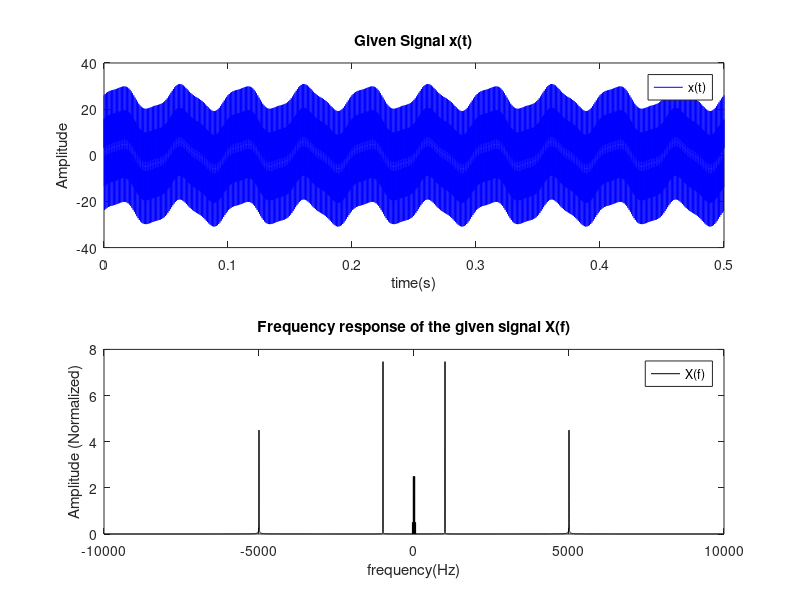
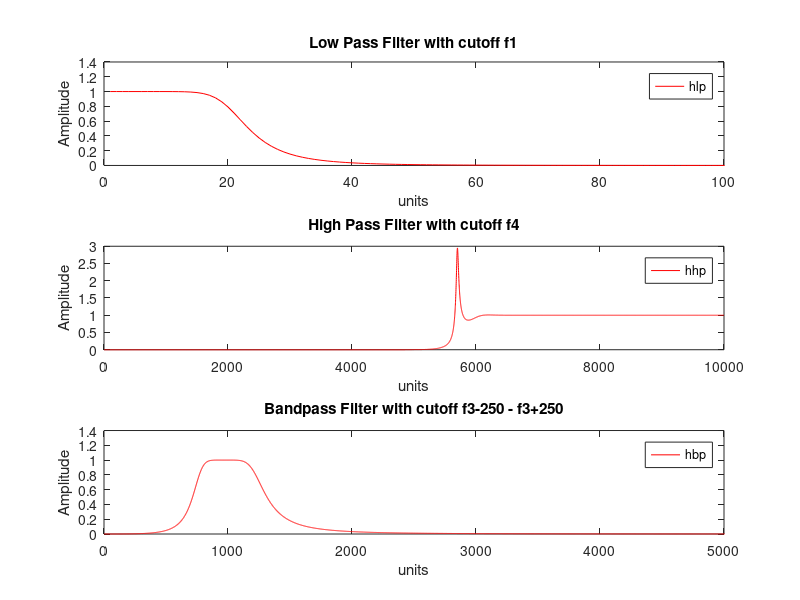
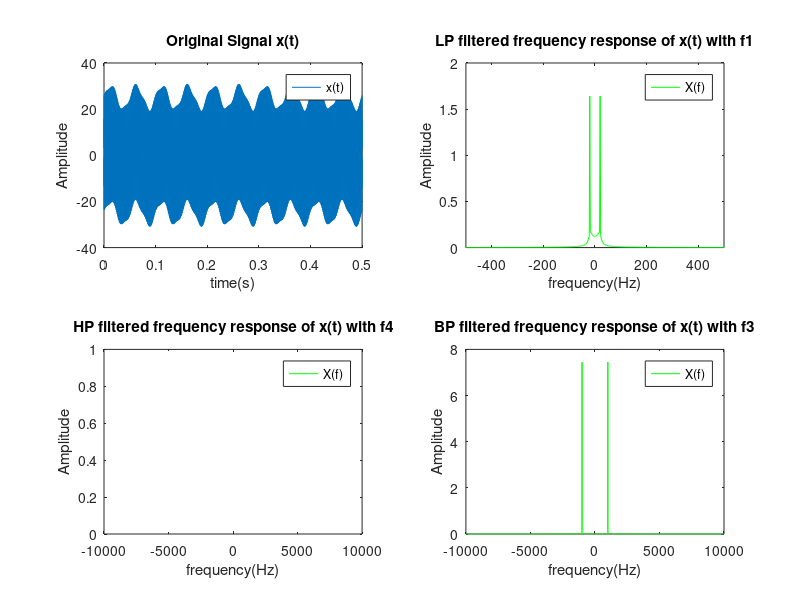

Write MATLAB code to recreate these figures, in order.
clear all;
close all;
clc;

f1 = 20;
f2 = 50;
f3 = 1000;
f4 = 5000;

Fs = 20000;
Ts = 1/Fs;

t = 0:Ts:0.5;

pv = 2*pi.*t;

xt = 5*sin(f1.*pv) + cos(f2.*pv) + 15*cos(f3.*pv) + 10*cos(f4.*pv);

N = length(t);

XF = fft(xt,N);
XF = fftshift(XF);
XF = abs(XF)/N;

W = linspace(-Fs/2,Fs/2,N);

figure(1)

subplot(211)
plot(t,xt,'b');
title('Given Signal x(t)')
xlabel('time(s)')
ylabel('Amplitude')
legend('x(t)')

subplot(212)
plot(W,XF,'Color','black');
title('Frequency response of the given signal X(f)')
xlabel('frequency(Hz)')
ylabel('Amplitude (Normalized)')
legend('X(f)')


no1 = 5;
wc1 = f1/(Fs/2);
[b1 , a1] = butter(no1,wc1,'low');
h1 = freqz(b1,a1,Fs/2);

no2 = 80;
wc2 = f4/(Fs/2);
[b2 ,a2] = butter(no2,wc2,'high');
h2 = freqz(b2,a2,Fs/2);

no3 = 3;
wc3 = [f3-250 f3+250]/(Fs/2);
[b3 ,a3] = butter(no3,wc3,'bandpass');
h3 = freqz(b3,a3,Fs/2);

figure(2)
subplot(311)
plot(abs(h1),'color','r')
title('Low Pass Filter with cutoff f1')
ylabel('Amplitude')
xlabel('units')
legend('hlp')
xlim([0 100])

subplot(312)
plot(abs(h2),'r')
title('High Pass Filter with cutoff f4')
ylabel('Amplitude')
xlabel('units')
legend('hhp')


subplot(313)
plot(abs(h3),'r')
title('Bandpass Filter with cutoff f3-250 - f3+250')
ylabel('Amplitude')
xlabel('units')
legend('hbp')
xlim([0 5000])


y1t = filter(b1,a1,xt);
y2t = filter(b2,a2,xt);
y3t = filter(b3,a3,xt);

y1f = fft(y1t,N);
y1f = fftshift(y1f);
y1f = abs(y1f/N);

y2f = fft(y2t,N);
y2f = fftshift(y2f);
y2f = abs(y2f/N);

y3f = fft(y3t,N);
y3f = fftshift(y3f);
y3f = abs(y3f/N);

figure(3)
subplot(221)
plot(t,xt)
title('Original Signal x(t)')
xlabel('time(s)')
ylabel('Amplitude')
legend('x(t)')
xlim([0 0.5])

subplot(222)
plot(W,y1f,'g')
title("LP filtered frequency response of x(t) with f1")
xlabel('frequency(Hz)')
ylabel('Amplitude')
legend('X(f)')
xlim([-500 500])

subplot(223)
plot(W,y2f,'g')
title("HP filtered frequency response of x(t) with f4")
xlabel('frequency(Hz)')
ylabel('Amplitude')
legend('X(f)')



subplot(224)
plot(W,y3f,'g')
title("BP filtered frequency response of x(t) with f3")
xlabel('frequency(Hz)')
ylabel('Amplitude')
legend('X(f)')















